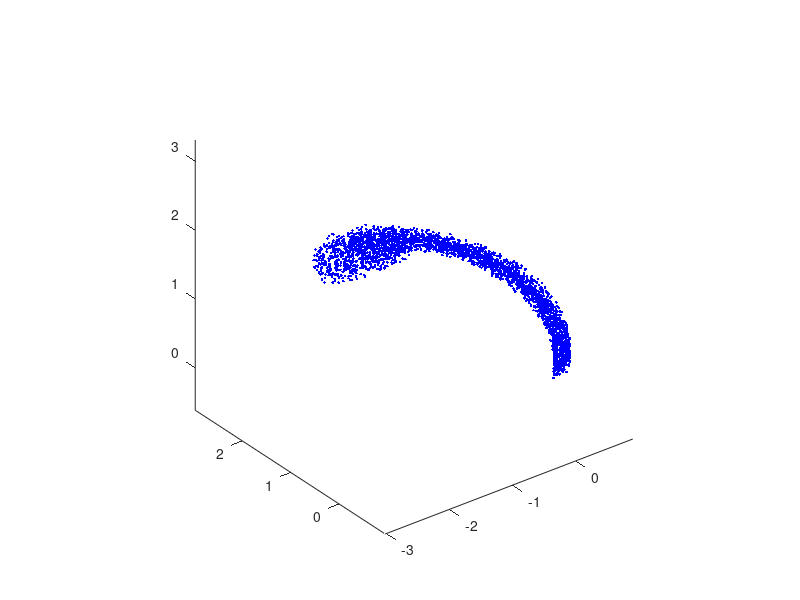
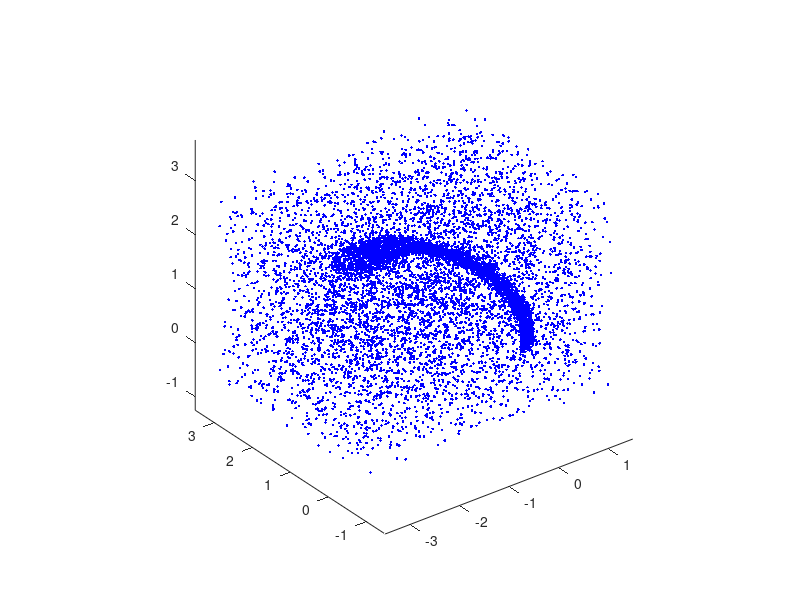
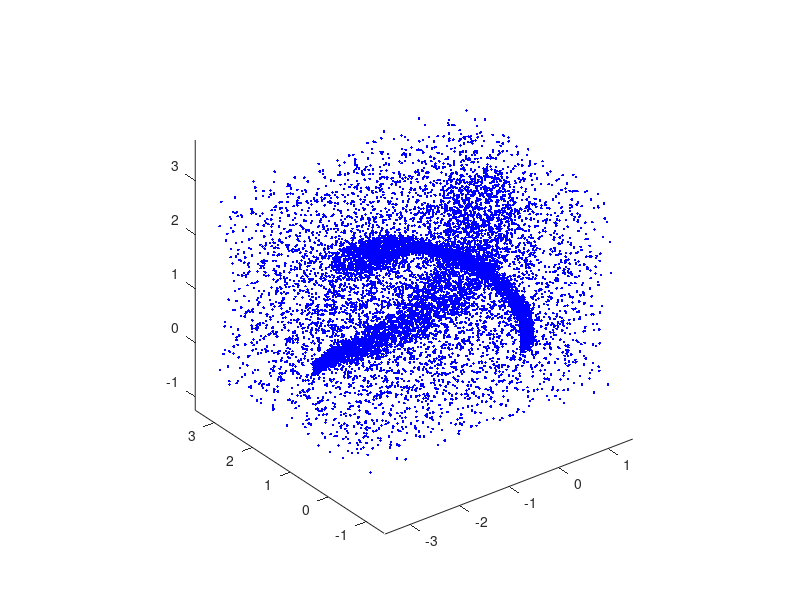

MATLAB code for these plots, in order:
clc
clear all
numofpoints = 3000;%how much points on the manifold
r = linspace(0.5,2.5,numofpoints);%medial axis of 2d manifold
randvalue = 0.5 * r .* (rand(1,numofpoints)-0.5);% increase the width of manifold
r = r + randvalue;
tetha = linspace(0,pi,numofpoints);% the curvature is from 0 to pi
x = r.*cos(tetha);
y = r.*sin(tetha);
z = linspace(0,2.5,numofpoints) + rand(1,numofpoints)*0.2; % uniform noise in height too
figure,plot3(x,y,z,'b.');
axis equal

noisepoints = rand(6000,3);
noisepoints(:,1) = noisepoints(:,1) * 5 - 3.5;
noisepoints(:,2) = noisepoints(:,2) * 4 - 1;
noisepoints(:,3) = noisepoints(:,3) * 3.5 - 0.5;

dataset = [[x',y',z'];noisepoints];
figure,plot3(dataset(:,1),dataset(:,2),dataset(:,3),'b.');
axis equal
%dlmwrite('swissroll.csv',dataset,'precision',7);

tetha2 = linspace(pi,2*pi,numofpoints);% the curvature is from pi to 0
x2 = r.*cos(tetha2)-2;
y2 = r.*sin(tetha2)+1.5;
z2 = linspace(0,2.5,numofpoints) + rand(1,numofpoints)*0.2; % uniform noise in height too
dataset = [dataset;[x2',y2',z2']];
figure,plot3(dataset(:,1),dataset(:,2),dataset(:,3),'b.');
axis equal